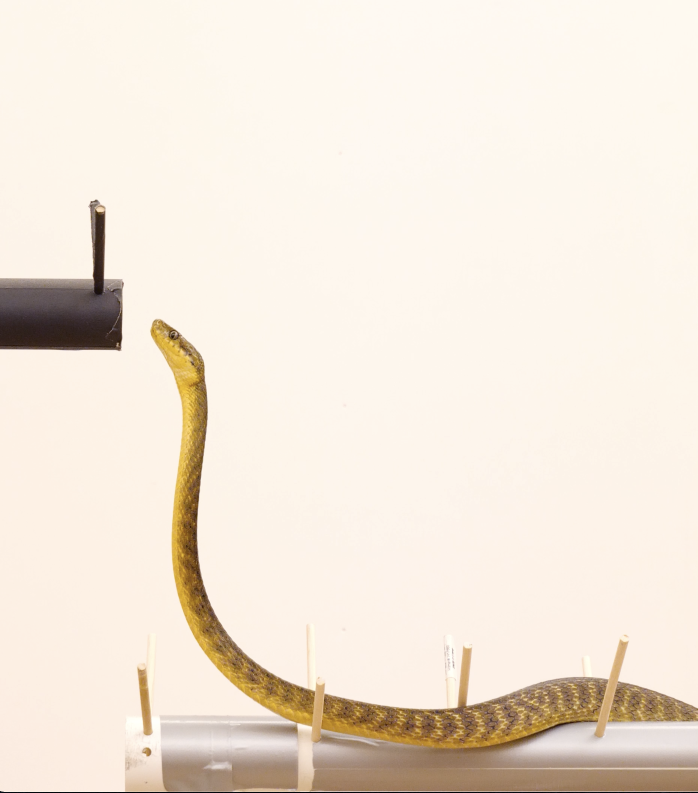
#> input picture snake_side.png, 1396 x 1586 px (shown at 1/2 size)
$ jupyter execute image_testing.ipynb
#> lines starting #> are read from the running program, lines starting #| are printed output that depends on the picture; after the words box and inside, x2 and y2 are one past the last pixel; in counts of white or black regions, pixels touching at a corner belong together
[cell 1]
import skimage
import numpy as np
import matplotlib.pyplot as plt

[cell 2]
def load_image(img_path):
    """Read in image."""
    img = skimage.io.imread(img_path)
    img = img[:, :, :3]
    return img


def to_gray(img):
    """Convert to grayscale."""
    bw_img = skimage.color.rgb2gray(img)
    return bw_img


def crop(bw_img):
    """Crop image so pegs are out of frame."""
    cropped = bw_img[500:-100, 300:500]
    return cropped


def mask_and_skeletonize(cropped_img, threshold=0.5):
    """Mask the non snake parts of the image and return the outline."""
    mask = (cropped_img < threshold).astype("uint8")
    skeleton = mask * cropped_img
    return skeleton


def process_and_get_skeleton(img_path):
    """Take in path to image and return skeleton of snake."""
    img = load_image(img_path)
#> in load_image, img is the input picture: shape (1586, 1396, 4); mean R, G, B, A 241.1, 230.2, 217.3, 255
    bw = to_gray(img)
#> in to_gray, `bw_img = skimage.color.rgb2gray(img)`:
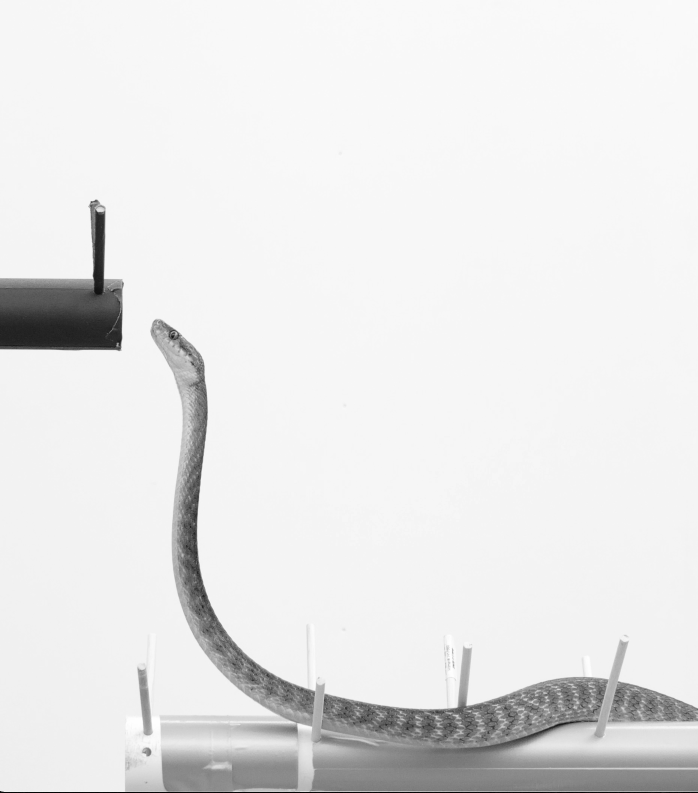
#> bw_img: shape (1586, 1396) float64 (shown at 1/2 size); min 0, max 0.999, mean 0.908
    cropped = crop(bw)
#> in crop, `cropped = bw_img[500:-100, 300:500]`:
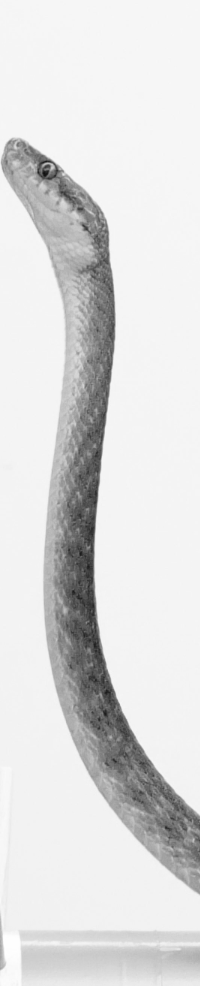
#> cropped: shape (986, 200) float64; min 0.0642, max 0.999, mean 0.866
    skeleton = mask_and_skeletonize(cropped)
#> in mask_and_skeletonize, `mask = (cropped_img < threshold).astype("uint8")`:
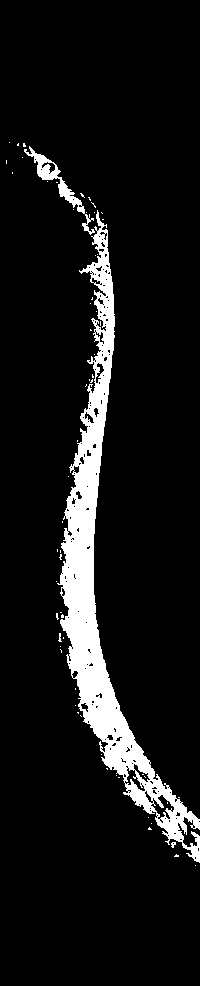
#> mask: shape (986, 200); values 0 (black) and 1 (white), 8.7% white; 62 white regions (59 under 20 px), largest, box (x1, y1, x2, y2) and area: (57, 210, 200, 863) 16134, (24, 146, 95, 235) 866, (171, 842, 176, 848) 20
#> in mask_and_skeletonize, `skeleton = mask * cropped_img`:
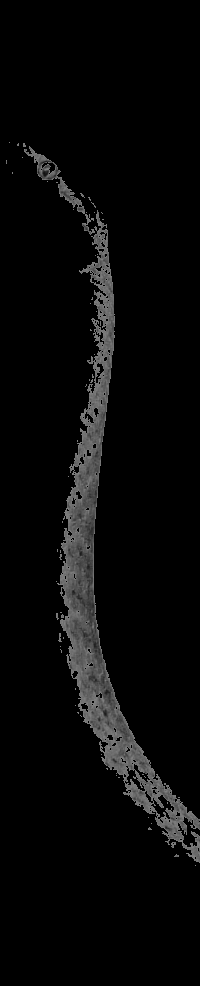
#> skeleton: shape (986, 200) float64; min 0, max 0.5, mean 0.034
    return skeleton


def get_skeleton_pixels(skeleton):
    """
    Get pixels describing the shape of the skeleton.

    Parameters
    ----------
    skeleton : np.ndarray
        Cropped 2D image of the snake skeleton.

    Returns
    -------
    skelton_pixels : np.ndarray
        2D array containing values where skeleton pixels are located.
    """
    skeleton_pixels = np.argwhere(skeleton)
#> skeleton_pixels = 17230 pairs, first value 142 to 865, second value 6 to 199
    return skeleton_pixels


def get_xy_pixel_coords(pixel_coords):
    """
    Get x and y pixel values separately and create list of coordinates.

    Parameters
    ----------

    pixel_coords : np.ndarray
        Array with pixel coordinate tuples.

    Returns
    -------
    coord_tuples : list
        List of tuples with pixel coordinates.
    """
    x = pixel_coords[:, 1]
    y = pixel_coords[:, 0]
    coord_tuples = list(zip(x, y))
    return coord_tuples

def get_unique_coord_vals(coords):
    """Get the unique x and y coordinates from the coordinate tuples."""
    unique_x = list(set([tup[0] for tup in xy_coords]))
    unique_y = list(set([tup[1] for tup in xy_coords]))
    return np.array(unique_x), np.array(unique_y)

def average_x_for_given_y(y_val, tup_list):
    """Average x pixel value for a given y pixel value."""
    all_x_for_y = [tup[0] for tup in tup_list if tup[1] == y_val]
    length = len(all_x_for_y)
    summed = sum(all_x_for_y)
    avg = summed / length
    return avg

def get_all_avg_x(unique_y, coord_tuples):
    """
    Find the average x pixel for each value of y pixel.

    Do it this way because snake curves and looking at unique x doesn't
    mean we are looking at a specific spot on the snake.
    """
    average_x = []
    for y in uni_y:
        avg_x = average_x_for_given_y(y, coord_tuples)
        average_x.append(avg_x)
    average_x = np.array(average_x)
    return average_x

[cell 3]
skeleton = process_and_get_skeleton("snake_side.png")
skel_pixels = get_skeleton_pixels(skeleton)
#> skel_pixels has the same summary as skeleton_pixels in get_skeleton_pixels
xy_coords = get_xy_pixel_coords(skel_pixels)
#> in get_xy_pixel_coords, `x = pixel_coords[:, 1]`: x = 17230 values, max 199 at index 16446, min 6 at index 140, mean 101
#> in get_xy_pixel_coords, `y = pixel_coords[:, 0]`: y = 17230 values from 142 to 865
#> in get_xy_pixel_coords, `coord_tuples = list(zip(x, y))`: coord_tuples = 17230 pairs, first value 6 to 199, second value 142 to 865
#> xy_coords has the same summary as coord_tuples in get_xy_pixel_coords
uni_x, uni_y = get_unique_coord_vals(xy_coords)
#> in get_unique_coord_vals, `unique_x = list(set([tup[0] for tup in xy_coords]))`: unique_x = 183 values from 6 to 199
#> in get_unique_coord_vals, `unique_y = list(set([tup[1] for tup in xy_coords]))`: unique_y = 722 values from 142 to 865
#> uni_x = 183 values from 6 to 199; uni_y = 722 values from 142 to 865

[cell 4]
average_x = get_all_avg_x(uni_y, coord_tuples=xy_coords)
#> the loop in get_all_avg_x, `for y in uni_y:` made 722 passes
#> (all_x_for_y in average_x_for_given_y, length in average_x_for_given_y, summed in average_x_for_given_y, avg in average_x_for_given_y, avg_x) on passes 1 to 3: ([9], 1, 9, 9, 9), ([18, 23, 24], 3, 65, 21.67, 21.67), ([17, 18, 23, 24], 4, 82, 20.5, 20.5)
#> after the loop in get_all_avg_x, `for y in uni_y:`: average_x = 722 values, max 199 at index 720, min 9 at index 0, mean 99.75

[cell 5]
plt.scatter(average_x, -1 * uni_y)
plt.xlim([0, 800])
plt.show()
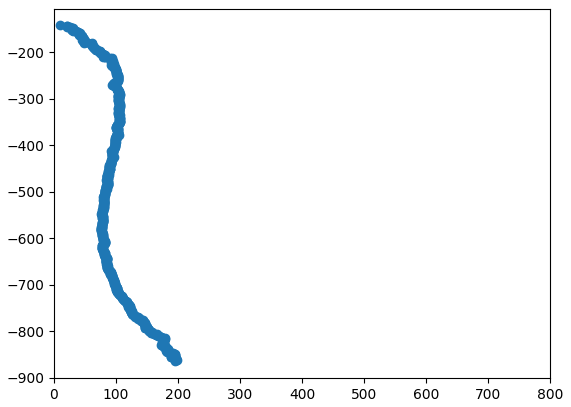
#> figure drawn by matplotlib, 1 panel

[cell 6]
img = load_image("snake_side.png")
bw_img = to_gray(img)
cropped = crop(bw_img)

[cell 7]
skimage.io.imshow(cropped)

[cell 8]
skeleton_pixels = list(zip(average_x, uni_y))
#> skeleton_pixels = 722 pairs, first value 9 to 199, second value 142 to 865
x_int = np.array([int(x) for x in average_x])
#> x_int = 722 values, max 199 at index 720, min 9 at index 0, mean 99.34

[cell 9]
skel = np.zeros((986, 200))

[cell 10]
bare_skel_coords = list(zip(uni_y, x_int))
#> bare_skel_coords = 722 pairs, first value 142 to 865, second value 9 to 199

[cell 11]
for b in bare_skel_coords:
    skel[b] = 1
#> this loop made 722 passes
#> b on passes 1 to 3: (142, 9), (143, 21), (144, 20)
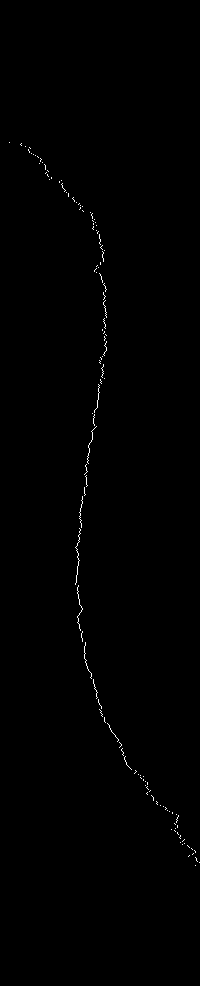
#> skel: shape (986, 200) float64; values 0 (black) and 1 (white), 0.37% white in thin lines or dots, all inside (x1, y1, x2, y2) = (9, 142, 200, 866)
